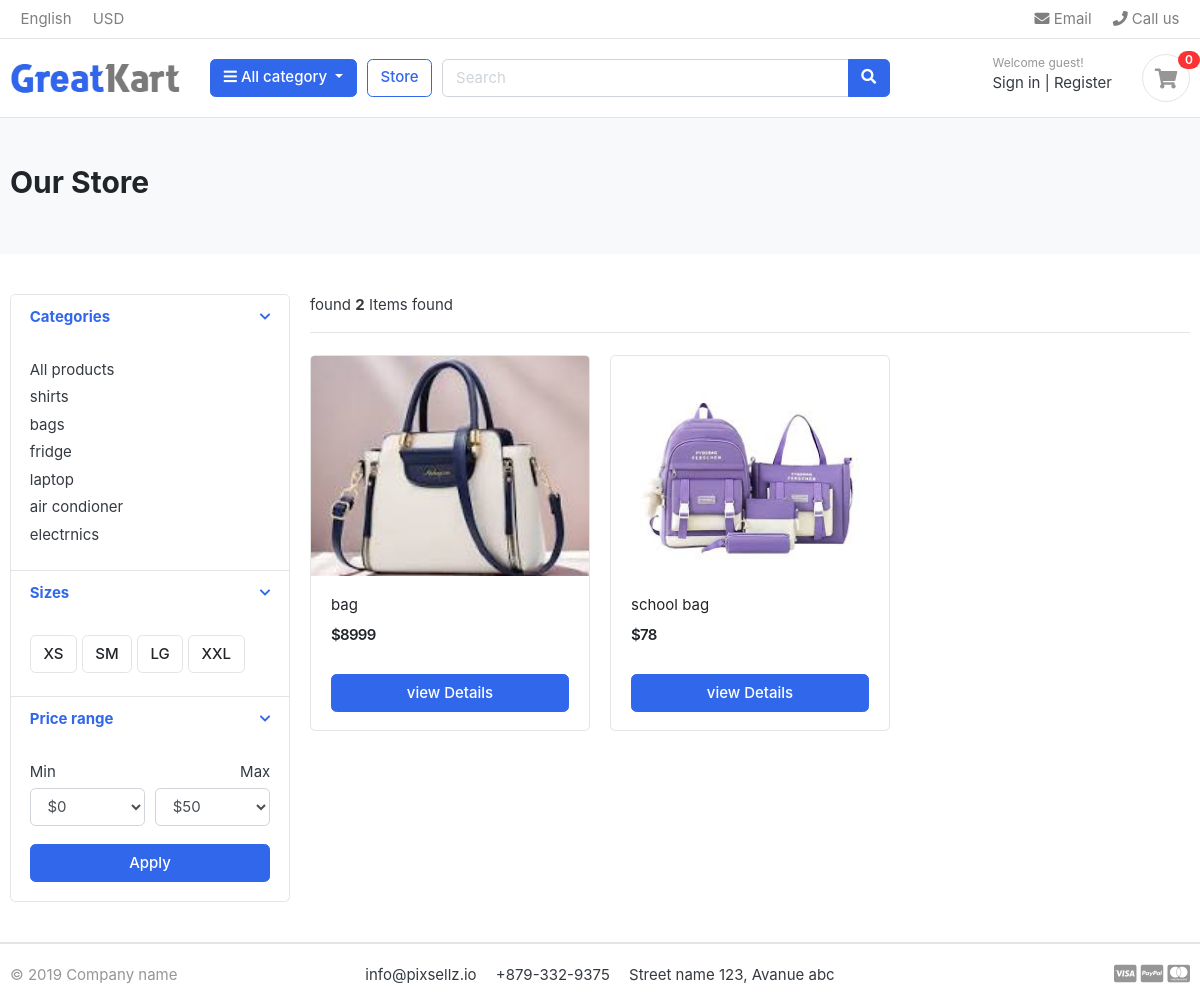
The page /store/category/bags/ on the database its author committed.
### category/models.py (models this page shows, shortened)
class Category(models.Model):
    category_name=models.CharField(max_length=50,unique=True)
    slug=models.SlugField(max_length=100,unique=True)
    description=models.TextField(max_length=250,blank=True)
    cat_image=models.ImageField(upload_to='categories',blank=True)
    class Meta:
        verbose_name='category'
        verbose_name_plural='categories' # without this the in a admin panel its name is the categorys 's'
    def get_url(self):
        return reverse('products_by_category',args=[self.slug])

### store/models.py (models this page shows, shortened)
class Product(models.Model):
    product_name=models.CharField(max_length=200,unique=True)
    slug=models.SlugField(max_length=255,unique=True)
    description=models.TextField(max_length=500,blank=True)
    price=models.IntegerField()
    image=models.ImageField(upload_to='products')
    stock=models.IntegerField()
    is_available=models.BooleanField(default=True)
    category=models.ForeignKey(Category,on_delete=models.CASCADE)
    created_date=models.DateTimeField(auto_now_add=True)
    modified_date=models.DateTimeField(auto_now_add=True)
    def get_url(self):
        return reverse('product_detail',args=[self.category.slug,self.slug]) # self.slug means that product slug

### store/views.py (the view)
# urls.py: path('store/', include('store.urls')),
def store(request, category_slug=None):
    categories = None
    products = None
    if category_slug is not None:
        categories = get_object_or_404(Category, slug=category_slug)
        products = Product.objects.filter(category=categories, is_available=True)# only shows that products that is the available
        paginator=Paginator(products,2)
        page=request.GET.get('page') # page=2
        paged_products=paginator.get_page(page)
        product_count = products.count() # this is used to count the the how many products are in a browser
    else:
        products = Product.objects.filter(is_available=True).order_by('id')
        paginator=Paginator(products,4)
        page=request.GET.get('page') # page=2
        paged_products=paginator.get_page(page)
        product_count = products.count()
    context = {
        'products': paged_products,
        'product_count': product_count,
    }
    return render(request, 'store.html', context)

### carts/context_processor.py (called while the page is built)
def counter(request):
    cart_count=0
    if 'admin' in request.path:
        return{}
    else:
        try:
            cart=Cart.objects.filter(cart_id=_cart_id(request))
            cart_items=CartItem.objects.all().filter(cart=cart[:1])
            for cart_item in cart_items:
                cart_count+=cart_item.quantity
        except Cart.DoesNotExist:
            cart_count=0
    return dict(cart_count=cart_count)

### carts/views.py (called while the page is built)
def _cart_id(request):  # _private function
    cart = request.session.session_key
    if not cart:
        cart = request.session.create()
    return cart

### category/context_processor.py (called while the page is built)
def menu_links(request):
    links=Category.objects.all()
    return dict(links=links)

### store/templates/store.html (shortened to what this page needs)
{% extends 'base.html' %}
{% load static %}
{% block content %}
<section class="section-pagetop bg">
<div class="container">
	{% if 'search' in request.path %}
	<h2 class="title-page">Search Result</h2>
	{% else %}
	<h2 class="title-page">Our Store</h2>
	{% endif %}
</div>
</section>
<section class="section-content padding-y">
<div class="container">
<div class="row">
	<aside class="col-md-3">
<div class="card">
	<article class="filter-group">
		<header class="card-header">
			<a href="#" data-toggle="collapse" data-target="#collapse_1" aria-expanded="true" class="">
				<i class="icon-control fa fa-chevron-down"></i>
				<h6 class="title">Categories</h6>
			</a>
		</header>
		<div class="filter-content collapse show" id="collapse_1" style="">
			<div class="card-body">
				<ul class="list-menu">
				<li><a href="{% url 'store'%}">All products </a></li>
				{% for category in links %}
				<li><a href="{{category.get_url}}">{{category.category_name}}</a></li>
				{% endfor %}
				</ul>
			</div>
		</div>
	</article>
	<article class="filter-group">
		<header class="card-header">
			<a href="#" data-toggle="collapse" data-target="#collapse_4" aria-expanded="true" class="">
				<i class="icon-control fa fa-chevron-down"></i>
				<h6 class="title">Sizes </h6>
			</a>
		</header>
		<div class="filter-content collapse show" id="collapse_4" style="">
			<div class="card-body">
			  <label class="checkbox-btn">
			    <span class="btn btn-light"> XS </span>
			  </label>
			  <label class="checkbox-btn">
			    <span class="btn btn-light"> SM </span>
			  </label>
			  <label class="checkbox-btn">
			    <span class="btn btn-light"> LG </span>
			  </label>
			  <label class="checkbox-btn">
			    <span class="btn btn-light"> XXL </span>
			  </label>
		</div>
		</div>
	</article>
	<article class="filter-group">
		<header class="card-header">
			<a href="#" data-toggle="collapse" data-target="#collapse_3" aria-expanded="true" class="">
				<i class="icon-control fa fa-chevron-down"></i>
				<h6 class="title">Price range </h6>
			</a>
		</header>
		<div class="filter-content collapse show" id="collapse_3" style="">
			<div class="card-body">
				<div class="form-row">
				<div class="form-group col-md-6">
				  <label>Min</label>
				  	<select class="mr-2 form-control">
						<option value="0">$0</option>
					</select>
				</div>
				<div class="form-group text-right col-md-6">
				  <label>Max</label>
				  	<select class="mr-2 form-control">
						<option value="50">$50</option>
					</select>
				</div>
				</div>
				<button class="btn btn-block btn-primary">Apply</button>
			</div>
		</div>
	</article>
</div>
	</aside>
	<main class="col-md-9">
<header class="border-bottom mb-4 pb-3">
		<div class="form-inline">
			<span class="mr-md-auto">found <b>{{product_count}}</b> Items found </span>
		</div>
</header>
<div class="row">
	{% if products %}
	{% for product in products %}
	<div class="col-md-4">
		<figure class="card card-product-grid">
			<div class="img-wrap">
				<a href="{{ product.get_url }}">
                <img src="{{ product.image.url }}" alt="{{ product.product_name }}">
                </a>
			</div>
			<figcaption class="info-wrap">
				<div class="fix-height">
					<a href="{{product.get_url}}" class="title">{{product.product_name}}</a>
					<div class="price-wrap mt-2">
						<span class="price">${{product.price}}</span>
					</div>
				</div>
				<a href="{{product.get_url}}" class="btn btn-block btn-primary">view Details </a>
			</figcaption>
		</figure>
	</div>
	{% endfor %}
	{% else %}
	<div>
		<h2>NO result found.please try again</h2>
	</div>
	{% endif %}
</div>
	</main>
</div>
</div>
</section>
{% endblock %}

### store/static/css/ui.css (style rules this page uses)
html { font-family: "Inter", sans-serif; font-size: 15px; }
.img-wrap { text-align: center; display: block; }
.img-wrap img { max-width: 100%; }
.price-wrap { letter-spacing: -0.7px; }
.padding-y { padding-top: 40px; padding-bottom: 40px; }
figure { margin-bottom: 0; }
article:after, .form-group:after { display: block; clear: both; content: ""; }
.bg { background-color: #f8f9fa; }
.title-page { color: #212529; }
.btn-light { background-color: #fff; border-color: #e4e4e4; }
[class*=list-] li:after { visibility: hidden; display: block; content: ""; overflow: hidden; height: 0; clear: both; }
.list-menu { list-style: none; margin: 0; padding-left: 0; }
.list-menu li { margin-bottom: 5px; }
.list-menu a { color: #343a40; }
[class*=card-product] a.title { color: #212529; display: block; }
[class*=card-product] .img-wrap { overflow: hidden; position: relative; }
[class*=card-product] .img-wrap img { height: 100%; max-width: 100%; width: auto; display: inline-block; -o-object-fit: cover; object-fit: cover; }
.card-product-grid { margin-bottom: 20px; }
.card-product-grid .img-wrap { border-radius: 0.2rem 0.2rem 0 0; height: 220px; }
.card-product-grid .info-wrap { overflow: hidden; padding: 18px 20px; }
.card-product-grid .fix-height { height: 80px; overflow: hidden; }
.card .img-wrap { overflow: hidden; }
.price { font-weight: 600; color: #212529; }
.icon-control { margin-top: 5px; float: right; font-size: 80%; }
.card-header .title { margin-bottom: 0; line-height: 1.5; }
.filter-group { border-bottom: 1px solid #e4e4e4; }
.filter-group .card-header { border-bottom: 0; }
.filter-group:last-child { border-bottom: 0; }
.checkbox-btn { position: relative; }
.section-pagetop { padding: 45px 0; }

### rows shown on the page
Category: category_name "shirts"
Category: category_name "bags"
Category: category_name "fridge"
Category: category_name "laptop"
Category: category_name "air condioner"
Category: category_name "electrnics"
Product: image (picture), product_name "bag", price "8999"
Product: image (picture), product_name "school bag", price "78"

### other values the page prints
{{ cart_count }} "0"
{{ product_count }} "2"
